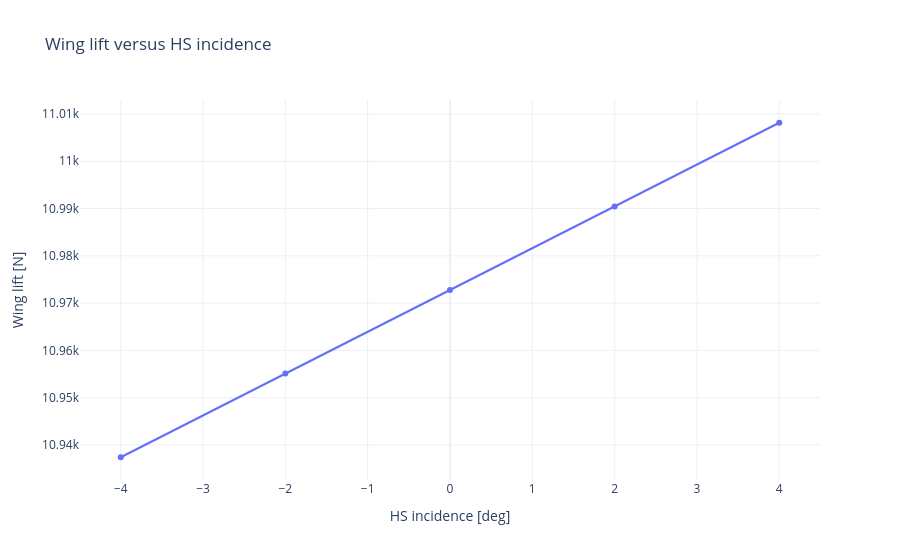
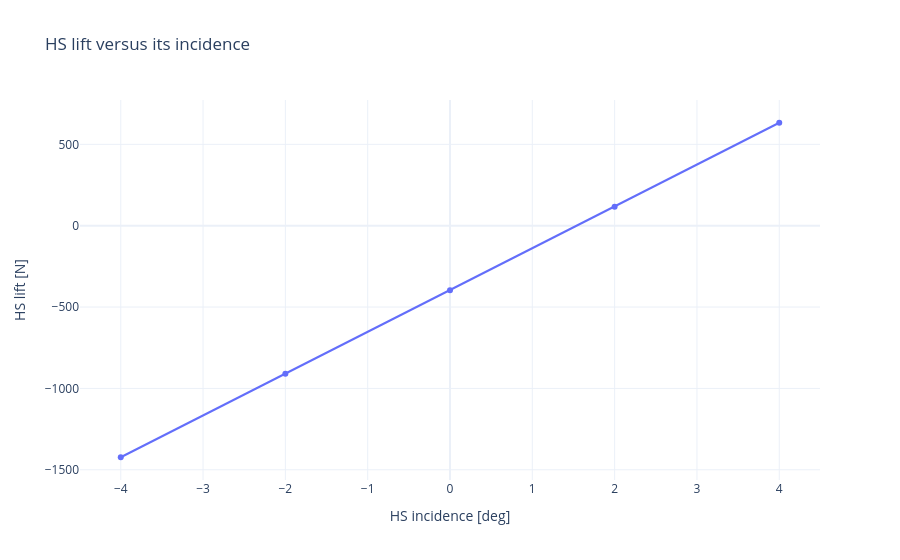

Source (notebook cell) for these figures, in order:
### Markdown cell above
### 4.1. Per-Surface Response to Incidence

I present wing and stabilizer loads separately because their magnitudes differ substantially. Each figure has its own vertical scale; comparing the qualitative slopes is more informative than plotting both forces on a single axis.

### Code cell
wing_incidence_figure = go.Figure()
wing_incidence_figure.add_trace(go.Scatter(
    x=hs_incidences_deg, y=wing_lift_totals,
    mode='lines+markers', name='Main wing',
))
wing_incidence_figure.update_layout(
    title='Wing lift versus HS incidence',
    xaxis_title='HS incidence [deg]',
    yaxis_title='Wing lift [N]',
    template='plotly_white',
)
wing_incidence_figure.show()

hs_incidence_figure = go.Figure()
hs_incidence_figure.add_trace(go.Scatter(
    x=hs_incidences_deg, y=hs_lift_totals,
    mode='lines+markers', name='Horizontal stabilizer',
))
hs_incidence_figure.update_layout(
    title='HS lift versus its incidence',
    xaxis_title='HS incidence [deg]',
    yaxis_title='HS lift [N]',
    template='plotly_white',
)
hs_incidence_figure.show()
assert np.isfinite(wing_lift_totals).all()
assert np.isfinite(hs_lift_totals).all()

### Figure 1 — Plotly figure (JSON) as saved in the notebook; plotly's stock layout.template omitted (floating-point values rounded to 4 significant figures)
{"data": [{"mode": "lines+markers", "name": "Main wing", "type": "scatter", "x": [-4, -2, 0, 2, 4], "y": [10940.0, 10960.0, 10970.0, 10990.0, 11010.0]}], "layout": {"title": {"text": "Wing lift versus HS incidence"}, "xaxis": {"title": {"text": "HS incidence [deg]"}}, "yaxis": {"title": {"text": "Wing lift [N]"}}}}

### Figure 2 — Plotly figure (JSON) as saved in the notebook; plotly's stock layout.template omitted (floating-point values rounded to 4 significant figures)
{"data": [{"mode": "lines+markers", "name": "Horizontal stabilizer", "type": "scatter", "x": [-4, -2, 0, 2, 4], "y": [-1423.0, -909.3, -396.4, 117.1, 632.5]}], "layout": {"title": {"text": "HS lift versus its incidence"}, "xaxis": {"title": {"text": "HS incidence [deg]"}}, "yaxis": {"title": {"text": "HS lift [N]"}}}}
